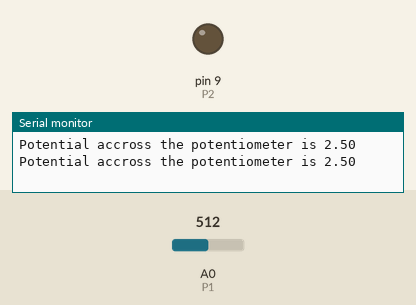
This sketch was run on a simulated Arduino Uno, built with avr-gcc and run on an emulated ATmega328P. On the bench: output pins drawn as LEDs (lit = HIGH), the last lines printed to the serial monitor. The test bench sets the inputs (shaded band); at power-on: A0 (P1) = 512.

Above: at 1.8 s.
1.9 s: A0 (P1) set to 803
3.4 s: A0 (P1) set to 827
At 4.6 s:
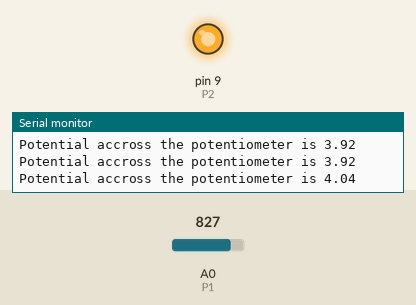
5.5 s: A0 (P1) set to 716
At 7.2 s:
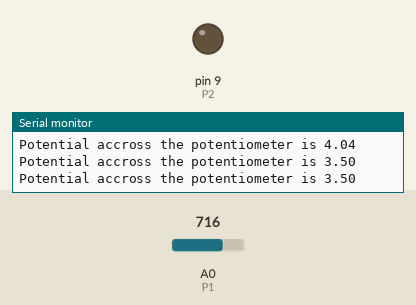
7.5 s: A0 (P1) set to 900
At 8.9 s:
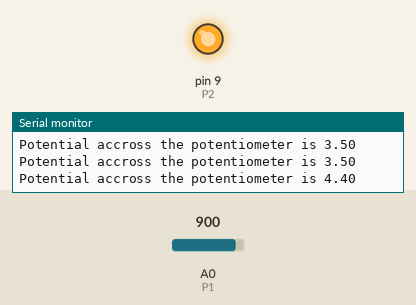
Timing chart, 0 to 10.5 s (numbered marks = the images above; inputs shaded):
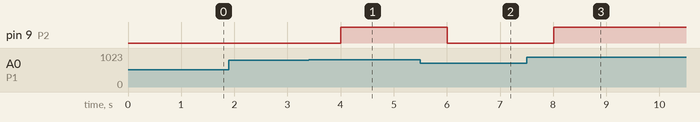

The sketch:

IF.ino
```cpp
int P1=A0;
int P2=9;
int T=1000;
int read;
float V;

void setup() {
  // put your setup code here, to run once:
pinMode(P1, INPUT);
pinMode(P2, OUTPUT);
  Serial.begin(9600);

}

void loop() {
  // put your main code here, to run repeatedly:
  read=analogRead(P1);
  V=(5./1023.)*read;
  Serial.print("Potential accross the potentiometer is ");
  Serial.println(V);
  if(V>=4.00){
    digitalWrite(P2, HIGH);
  }
  if(V<4.00){
    digitalWrite(P2, LOW);
  }
  delay(T);

}
```

Measured:
- the behaviour switches between 818 and 819 on A0 (P1) (found by bisection; images 0 and 1)
- after the input at 3.4 s, pin 9 (P2): LOW → HIGH after 0.60 s
- after the input at 5.5 s, pin 9 (P2): HIGH → LOW after 0.51 s
- after the input at 7.5 s, pin 9 (P2): LOW → HIGH after 0.51 s
